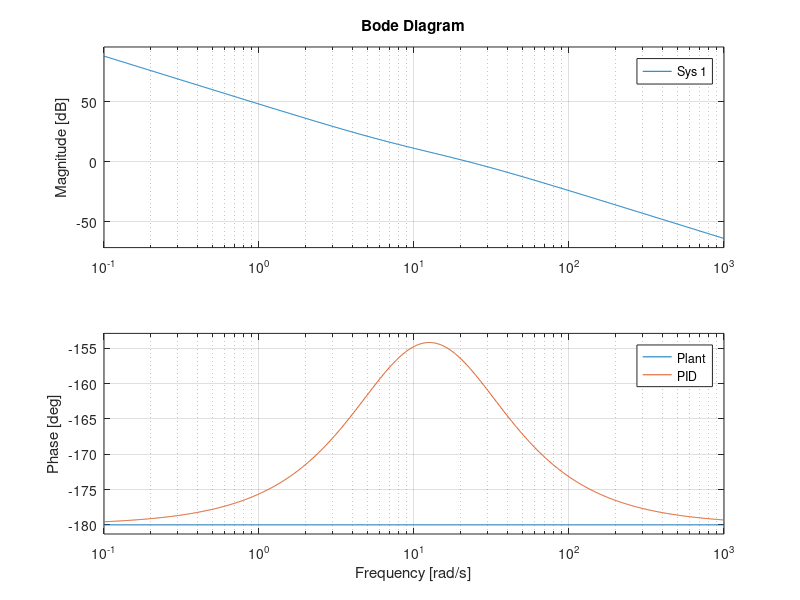
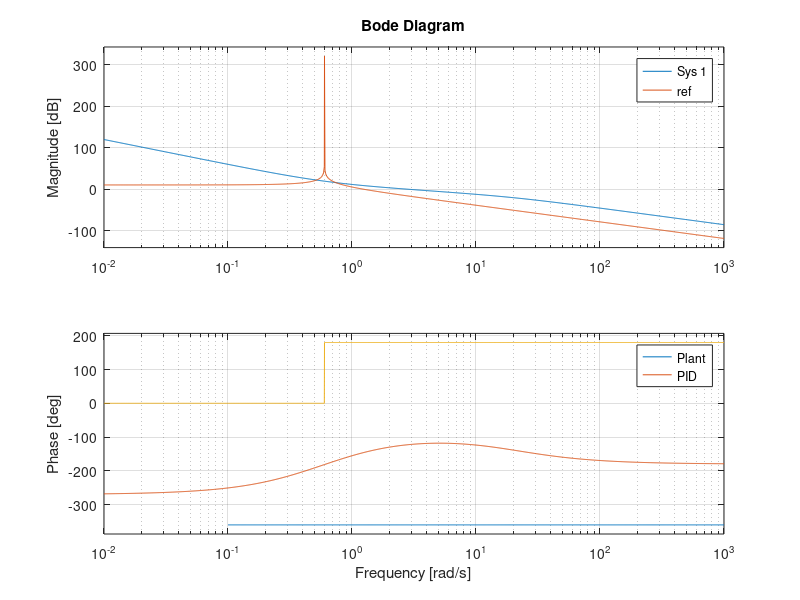

MATLAB code to generate these figures, in order:
m1 = 0.35;     % Mass of the ball, kg
m2 = 2.0;      % Mass of the beam, kg
ell = 0.5;    % Length of the rod, m
g = 9.8;       % Gravity, m/s**2

sigma = 0.0500;
kp_th = 126.7419;
kd_th = 9.7753;
kp_z = -0.3430;
kd_z = -0.2645;
ki_z = -0.1000;

P = tf([3*ell],[m2*ell^2 + 3*m1*.25,0,0])
C_pd = tf([(kd_th+kp_th*sigma),kp_th],[sigma, 1])
figure(1)
bode(P)
hold on
bode(series(P,C_pd))
% bode(tf([1],[1 0]))
legend('Plant','PID')

Pz = tf([-9.8],[1,0,0])
C_pid = tf([(kd_z+kp_z*sigma),(kp_z+ki_z*sigma),ki_z],[sigma,1,0])
ref = tf([1.2],[1,0,.36])
figure(2)
bode(Pz)
hold on
bode(series(Pz,C_pid),ref)
% bode(tf([1],[1 0]))
legend('Plant','PID')